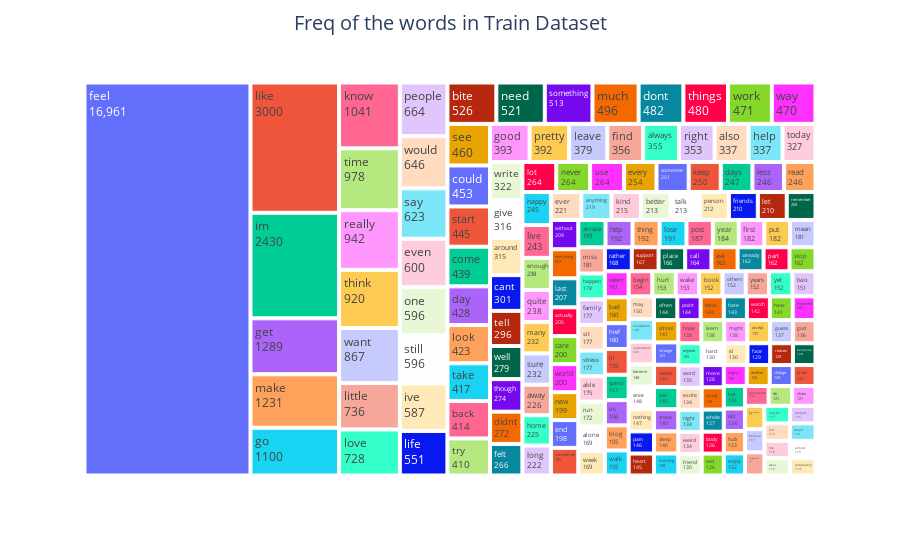

Source (notebook cell):
### Code cell
FreqOfWords = train['text_cleaned'].str.split(expand=True).stack().value_counts()

FreqOfWords_top200 = FreqOfWords[:200]

FreqOfWords_top200.index


fig = px.treemap(FreqOfWords_top200, path=[FreqOfWords_top200.index], values=0)

fig.update_layout(title_text = 'Freq of the words in Train Dataset', title_x = 0.5, title_font=dict(size=20))

fig.update_traces(textinfo='label+value')
fig.show()

### Figure 1 — Plotly figure (JSON) as saved in the notebook; plotly's stock layout.template omitted (floating-point values rounded to 4 significant figures; data arrays with more than 128 entries replaced by an {"elided": "..."} marker saying what was removed)
{"data": [{"branchvalues": "total", "domain": {"x": [0, 1], "y": [0, 1]}, "hovertemplate": "labels=%{label}<br>0=%{value}<br>parent=%{parent}<br>id=%{id}<extra></extra>", "ids": {"elided": "200 str values"}, "labels": {"elided": "200 str values"}, "name": "", "parents": {"elided": "200 str values"}, "textinfo": "label+value", "type": "treemap", "values": {"elided": "200 int values"}}], "layout": {"legend": {"tracegroupgap": 0}, "margin": {"t": 60}, "title": {"font": {"size": 20}, "text": "Freq of the words in Train Dataset", "x": 0.5}}}
